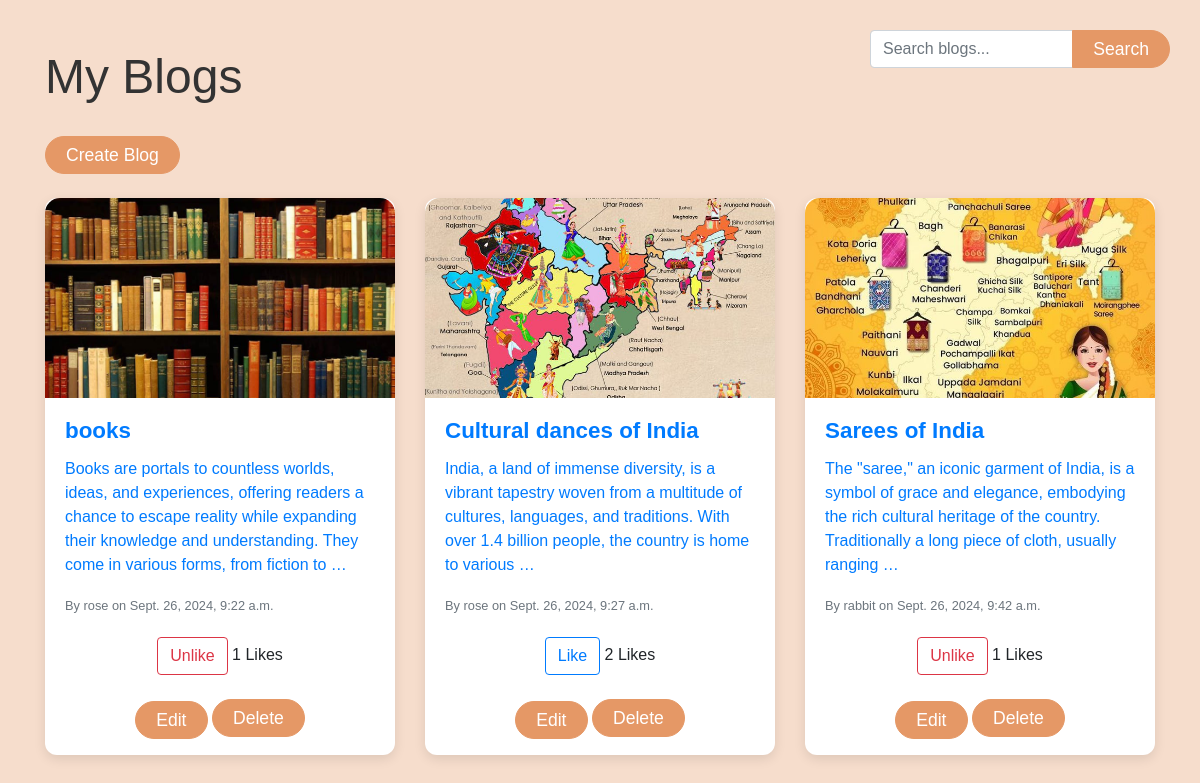
The app's page /home/ (signed in) with its own data.
### blog/models.py (models this page shows, shortened)
class Blog(models.Model):
    title = models.CharField(max_length=100)
    content = models.TextField()
    image = models.ImageField(upload_to='blog_images/', blank=True, null=True)
    author = models.ForeignKey(User, on_delete=models.CASCADE)
    created_at = models.DateTimeField(auto_now_add=True)
    parent_blog = models.ForeignKey('self', on_delete=models.SET_NULL, null=True, blank=True, related_name='child_blogs')
    likes = models.ManyToManyField(User, related_name='blog_likes', blank=True)  # Many-to-Many for likes
    def total_likes(self):
        return self.likes.count()

### blog/views.py (the view)
# urls.py: path('home/', views.home, name='home'),
def home(request):
    blogs = Blog.objects.filter(parent_blog__isnull=True)
    return render(request, 'blog/home.html', {'blogs': blogs})

### blog/templates/blog/home.html (shortened to what this page needs)
<!DOCTYPE html>
<html lang="en">
<head>
    {% load static %}
    <link rel="stylesheet" href="https://maxcdn.bootstrapcdn.com/bootstrap/4.5.2/css/bootstrap.min.css">
    <link rel="stylesheet" href="{% static 'css/styles.css' %}">
</head>
<body>
    <div class="container mt-5">
        <form method="GET" action="{% url 'search' %}" class="search-bar">
            <div class="input-group">
                <input type="text" name="q" class="form-control" placeholder="Search blogs..." required>
                <div class="input-group-append">
                    <button class="btn btn-primary" type="submit">Search</button>
                </div>
            </div>
        </form>
        <h1>My Blogs</h1>
        <div class="text-left mb-4">
            <a href="{% url 'create_blog' %}" class="btn btn-primary">Create Blog</a>
        </div>
        <div class="row">
            {% for blog in blogs %}
            <div class="col-md-4 col-sm-6 mb-4">
                <div class="card">
                    <a href="{% url 'view_blog' blog.id %}">
                        {% if blog.image %}
                        <img src="{{ blog.image.url }}" class="card-img-top" alt="{{ blog.title }}">
                        {% endif %}
                        <div class="card-body">
                            <h5 class="card-title">{{ blog.title }}</h5>
                            <p class="card-text">{{ blog.content|truncatewords:30 }}</p>
                            <p class="card-text"><small class="text-muted">By {{ blog.author.username }} on {{ blog.created_at }}</small></p>
                        </div>
                    </a>
                    <div class="text-center mb-3">
                        <form action="{% url 'like_blog' blog.id %}" method="POST" class="d-inline-block">
                            {% if user in blog.likes.all %}
                                <button type="submit" class="btn btn-outline-danger">Unlike</button>
                            {% else %}
                                <button type="submit" class="btn btn-outline-primary">Like</button>
                            {% endif %}
                            <span>{{ blog.total_likes }} Likes</span>
                        </form>
                    </div>
                    <div class="text-center mb-3">
                        <a href="{% url 'edit_blog' blog.id %}" class="btn btn-primary mt-1">Edit</a>
                        <form action="{% url 'delete_blog' blog.id %}" method="POST" class="d-inline-block mt-2">
                            <button type="submit" class="btn btn-primary">Delete</button>
                        </form>
                    </div>
                </div>
            </div>
            {% endfor %}
        </div>
    </div>
</body>
</html>

### static/css/styles.css (style rules this page uses)
body { background-color: lightcyan; }

### blog/templates/blog/home.html (style rules this page uses)
body { background-color: #F6DDCC ; font-family: 'Arial', sans-serif; }
h1 { font-size: 3rem; text-align: left; margin-bottom: 30px; color: #333; }
.row { display: flex; flex-wrap: wrap; }
.card { border: none; border-radius: 12px; box-shadow: 0 4px 12px rgba(0, 0, 0, 0.1); transition: transform 0.3s ease, box-shadow 0.3s ease; display: flex; flex-direction: column; height: 100%; }
.card img { border-top-left-radius: 15px; border-top-right-radius: 15px; height: 200px; object-fit: cover; }
.card-body { flex-grow: 1; }
.btn-primary { background-color:#E59866; border-color: #E59866; padding: 5px 20px; font-size: 1.1rem; border-radius: 50px; }
.card-title { font-size: 1.4rem; font-weight: bold; }
.card-text small { color: #777; }
.search-bar { max-width: 300px; position: absolute; top: 30px; right: 30px; }

### records on screen
Blog: image (picture), title "books", content "Books are portals to countless worlds, ideas, and experiences, offering readers a chance to escape reality while expanding their knowledge and understanding. They come in various forms, from fiction to …", author.username "rose", created_at "Sept. 26, 2024, 9:22 a.m.", shows "Unlike", total_likes "1"
Blog: image (picture), title "Cultural dances of India", content "India, a land of immense diversity, is a vibrant tapestry woven from a multitude of cultures, languages, and traditions. With over 1.4 billion people, the country is home to various …", author.username "rose", created_at "Sept. 26, 2024, 9:27 a.m.", shows "Like", total_likes "2"
Blog: image (picture), title "Sarees of India", content "The \"saree,\" an iconic garment of India, is a symbol of grace and elegance, embodying the rich cultural heritage of the country. Traditionally a long piece of cloth, usually ranging …", author.username "rabbit", created_at "Sept. 26, 2024, 9:42 a.m.", shows "Unlike", total_likes "1"
